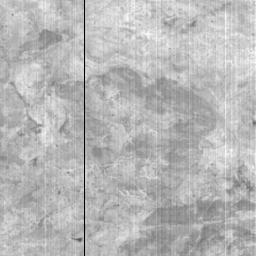
#> input picture cv_output/c____img_white.tiff, 256 x 256 px
$ python cr_in.py
#> lines starting #> are read from the running program, lines starting #| are printed output that depends on the picture; after the words box and inside, x2 and y2 are one past the last pixel; in counts of white or black regions, pixels touching at a corner belong together
import numpy as np
import cv2 as cv
from PIL import Image
import os
import timeit
start = timeit.default_timer()
from tifffile import imsave
def mask_t(l,flag,t):
    d=l.shape
    k= np.zeros(d,dtype=np.uint8)
    if flag == 0:
        temp=np.where(l<=t)
        k[temp]=255
    elif flag == 1:
        temp=np.where(l>=t)
        k[temp]=255
    return k

f1="c____img_white.tiff"#input_one
f2="c____output1.tif"#gans_output
l=[]
img1 = Image.open(f1)
#> img1 is the input picture: PIL image 256x256 I;16; min 0, max 1332, mean 958.1
l1 = np.array(img1)
img2 = Image.open(f2)
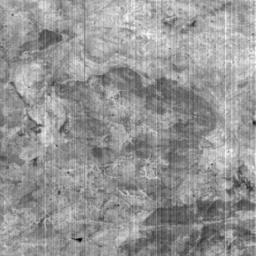
#> input picture cv_output/c____output1.tif, 256 x 256 px
#> img2 is the input picture: PIL image 256x256 I;16; min 437, max 1326, mean 958.6
l2 = np.array(img2)
mask=mask_t(l1,0,300)
#> in mask_t, `temp=np.where(l<=t)`: temp = 256 positions, rows 0 to 255, columns 84 to 84
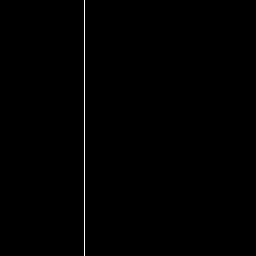
#> mask: shape (256, 256); 0.39% white in thin lines or dots, all inside (x1, y1, x2, y2) = (84, 0, 85, 256)

k = np.where(mask==255)
#> k = 256 positions, rows 0 to 255, columns 84 to 84
l=l1
print(l,"\n",l1)
#> (printed output is left out)
l[k]=(l2[k])
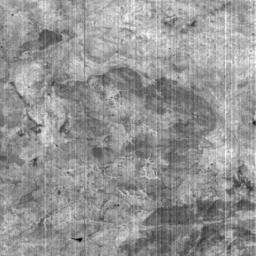
#> l: shape (256, 256) uint16; 0.39% of pixels changed, all inside (x1, y1, x2, y2) = (84, 0, 85, 256); drawn with min black and max white
imsave('final_output.tif',l)
